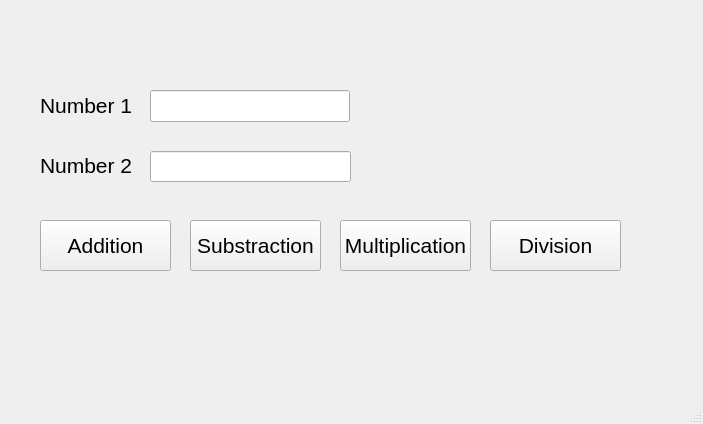
<?xml version="1.0" encoding="UTF-8"?>
<ui version="4.0">
 <class>MainWindow</class>
 <widget class="QMainWindow" name="MainWindow">
  <property name="geometry">
   <rect>
    <x>0</x>
    <y>0</y>
    <width>703</width>
    <height>424</height>
   </rect>
  </property>
  <property name="windowTitle">
   <string>MainWindow</string>
  </property>
  <widget class="QWidget" name="centralwidget">
   <widget class="QLabel" name="lbl_number1">
    <property name="geometry">
     <rect>
      <x>40</x>
      <y>90</y>
      <width>101</width>
      <height>31</height>
     </rect>
    </property>
    <property name="font">
     <font>
      <pointsize>16</pointsize>
     </font>
    </property>
    <property name="text">
     <string>Number 1</string>
    </property>
   </widget>
   <widget class="QLabel" name="lbl_number2">
    <property name="geometry">
     <rect>
      <x>40</x>
      <y>150</y>
      <width>101</width>
      <height>31</height>
     </rect>
    </property>
    <property name="font">
     <font>
      <pointsize>16</pointsize>
     </font>
    </property>
    <property name="text">
     <string>Number 2</string>
    </property>
   </widget>
   <widget class="QLineEdit" name="txt_number1">
    <property name="geometry">
     <rect>
      <x>150</x>
      <y>90</y>
      <width>200</width>
      <height>32</height>
     </rect>
    </property>
    <property name="font">
     <font>
      <pointsize>16</pointsize>
     </font>
    </property>
    <property name="text">
     <string/>
    </property>
   </widget>
   <widget class="QLineEdit" name="txt_number2">
    <property name="geometry">
     <rect>
      <x>150</x>
      <y>151</y>
      <width>201</width>
      <height>31</height>
     </rect>
    </property>
    <property name="font">
     <font>
      <pointsize>16</pointsize>
     </font>
    </property>
    <property name="text">
     <string/>
    </property>
   </widget>
   <widget class="QPushButton" name="btn_add">
    <property name="geometry">
     <rect>
      <x>40</x>
      <y>220</y>
      <width>131</width>
      <height>51</height>
     </rect>
    </property>
    <property name="font">
     <font>
      <pointsize>16</pointsize>
     </font>
    </property>
    <property name="text">
     <string>Addition</string>
    </property>
   </widget>
   <widget class="QPushButton" name="btn_subs">
    <property name="geometry">
     <rect>
      <x>190</x>
      <y>220</y>
      <width>131</width>
      <height>51</height>
     </rect>
    </property>
    <property name="font">
     <font>
      <pointsize>16</pointsize>
     </font>
    </property>
    <property name="text">
     <string>Substraction</string>
    </property>
   </widget>
   <widget class="QPushButton" name="btn_multi">
    <property name="geometry">
     <rect>
      <x>340</x>
      <y>220</y>
      <width>131</width>
      <height>51</height>
     </rect>
    </property>
    <property name="font">
     <font>
      <pointsize>16</pointsize>
     </font>
    </property>
    <property name="text">
     <string>Multiplication</string>
    </property>
   </widget>
   <widget class="QPushButton" name="btn_div">
    <property name="geometry">
     <rect>
      <x>490</x>
      <y>220</y>
      <width>131</width>
      <height>51</height>
     </rect>
    </property>
    <property name="font">
     <font>
      <pointsize>16</pointsize>
     </font>
    </property>
    <property name="text">
     <string>Division</string>
    </property>
   </widget>
   <widget class="QLabel" name="lbl_result">
    <property name="geometry">
     <rect>
      <x>40</x>
      <y>290</y>
      <width>481</width>
      <height>71</height>
     </rect>
    </property>
    <property name="font">
     <font>
      <family>Source Sans Pro</family>
      <pointsize>24</pointsize>
     </font>
    </property>
    <property name="text">
     <string/>
    </property>
   </widget>
  </widget>
  <widget class="QStatusBar" name="statusbar"/>
 </widget>
 <resources/>
 <connections/>
</ui>
